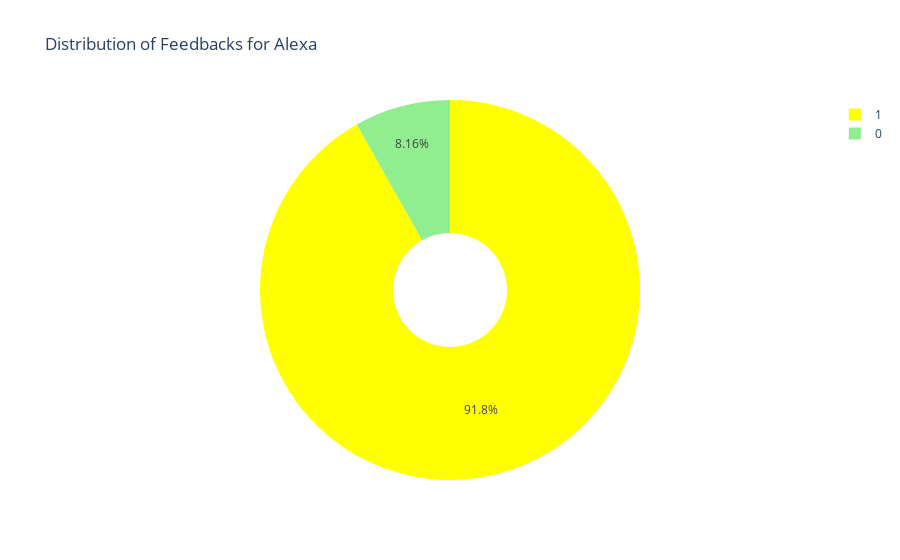

Notebook source saved alongside this figure:
### Code cell
feedbacks = data['feedback'].value_counts()

label_feedback = feedbacks.index
size_feedback = feedbacks.values

colors = ['yellow', 'lightgreen']

feedback_piechart = go.Pie(labels = label_feedback,
                          values = size_feedback,
                          marker = dict(colors = colors),
                          name = 'Alexa', hole = 0.3)

df2 = [feedback_piechart]

layout = go.Layout(
            title = 'Distribution of Feedbacks for Alexa')

fig = go.Figure(data= df2,
               layout = layout)

py.iplot(fig)

### Figure 1 — Plotly figure (JSON) as saved in the notebook; plotly's stock layout.template omitted (floating-point values rounded to 4 significant figures)
{"data": [{"hole": 0.3, "labels": [1, 0], "marker": {"colors": ["yellow", "lightgreen"]}, "name": "Alexa", "type": "pie", "values": [2893, 257]}], "layout": {"title": {"text": "Distribution of Feedbacks for Alexa"}}}
